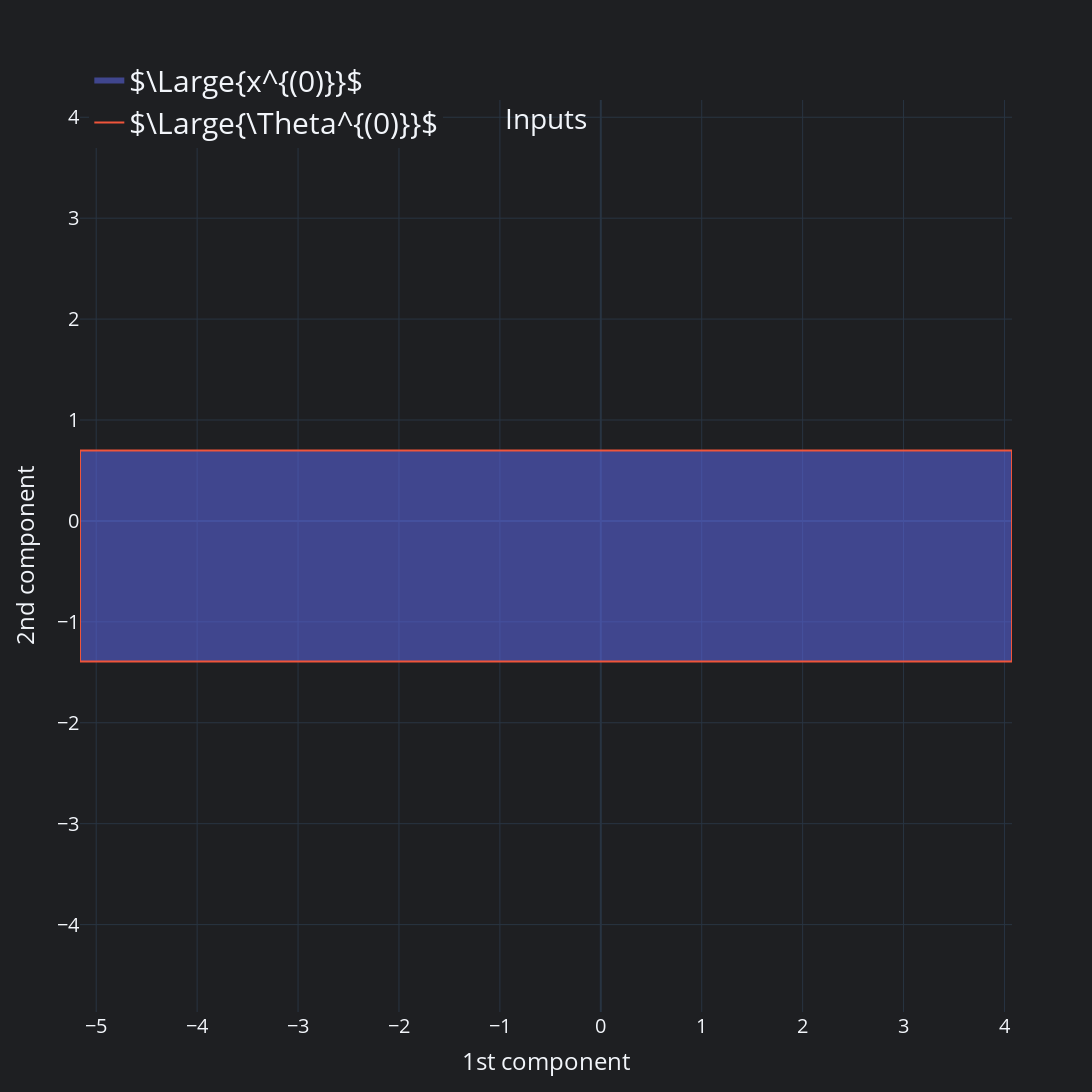

The notebook cell this image was saved under:
### Markdown cell above
## Visualize input region and discretization

### Code cell
fig_inputs = go.Figure()
fig_inputs.add_trace(
    go.Scatter(
        x=x_0[0], y=x_0[1], mode="none", name=r"$\Large{x^{(0)}}$", fill="toself"
    )
)
fig_inputs.add_trace(
    go.Scatter(x=theta_0[0], y=theta_0[1], mode="lines", name=r"$\Large{\Theta^{(0)}}$")
)
fig_inputs.update_layout(
    title=dict(text="Inputs", **shared_title_params), **shared_layout
)
fig_inputs.update_yaxes(**shared_ratio)
fig_inputs.show()

### Figure 1 — Plotly figure (JSON) as saved in the notebook; plotly's stock layout.template omitted (floating-point values rounded to 4 significant figures)
{"data": [{"fill": "toself", "mode": "none", "name": "$\\Large{x^{(0)}}$", "x": [-5.161, -5.161, -5.161, -5.161, -5.161, -5.161, -5.161, -5.161, -5.161, -5.161, -5.161, -5.161, -5.161, -5.161, -5.161, -5.161, -5.161, -5.161, -5.161, -5.161, -4.675, -4.189, -3.702, -3.216, -2.73, -2.244, -1.758, -1.272, -0.7861, -0.3, 0.1861, 0.6721, 1.158, 1.644, 2.13, 2.616, 3.102, 3.589, 4.075, 4.075, 4.075, 4.075, 4.075, 4.075, 4.075, 4.075, 4.075, 4.075, 4.075, 4.075, 4.075, 4.075, 4.075, 4.075, 4.075, 4.075, 4.075, 4.075, -4.675, -4.189, -3.702, -3.216, -2.73, -2.244, -1.758, -1.272, -0.7861, -0.3, 0.1861, 0.6721, 1.158, 1.644, 2.13, 2.616, 3.102, 3.589, -5.161], "y": [-1.394, -1.284, -1.174, -1.063, -0.9533, -0.8431, -0.733, -0.6229, -0.5128, -0.4026, -0.2925, -0.1824, -0.07224, 0.03789, 0.148, 0.2582, 0.3683, 0.4784, 0.5885, 0.6987, 0.6987, 0.6987, 0.6987, 0.6987, 0.6987, 0.6987, 0.6987, 0.6987, 0.6987, 0.6987, 0.6987, 0.6987, 0.6987, 0.6987, 0.6987, 0.6987, 0.6987, 0.6987, 0.6987, 0.5885, 0.4784, 0.3683, 0.2582, 0.148, 0.03789, -0.07224, -0.1824, -0.2925, -0.4026, -0.5128, -0.6229, -0.733, -0.8431, -0.9533, -1.063, -1.174, -1.284, -1.394, -1.394, -1.394, -1.394, -1.394, -1.394, -1.394, -1.394, -1.394, -1.394, -1.394, -1.394, -1.394, -1.394, -1.394, -1.394, -1.394, -1.394, -1.394, -1.394], "type": "scatter"}, {"mode": "lines", "name": "$\\Large{\\Theta^{(0)}}$", "x": [-5.161, -5.161, 4.075, 4.075, -5.161], "y": [-1.394, 0.6987, 0.6987, -1.394, -1.394], "type": "scatter"}], "layout": {"title": {"text": "Inputs", "y": 0.9, "x": 0.5, "xanchor": "center", "yanchor": "top"}, "font": {"size": 20}, "legend": {"font": {"size": 30}, "yanchor": "top", "y": 1.05, "xanchor": "left", "x": 0.01}, "paper_bgcolor": "#1E1F22", "xaxis": {"title": {"text": "1st component"}}, "yaxis": {"title": {"text": "2nd component"}, "scaleanchor": "x", "scaleratio": 1}, "autosize": false, "width": 1300, "height": 1300, "showlegend": true, "plot_bgcolor": "#1E1F22"}}
